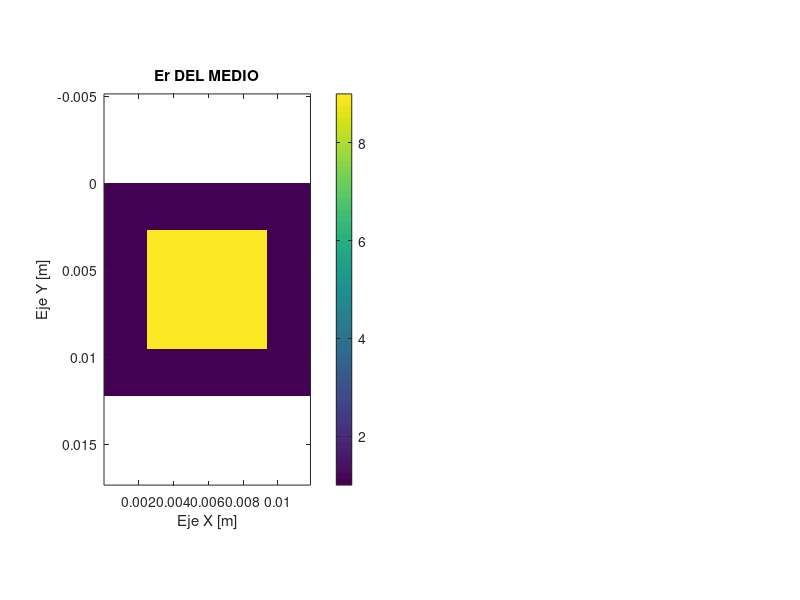

Source code (MATLAB): (Note: this script raises an error after producing the figure.)
% Rectangular device

% INITIALIZE MATLAB
close all;
clc;
clear all;

% UNITS
degrees     = pi/180;
meters      = 1;
centimeters = 1e-2 * meters;
millimeters = 1e-3 * meters;
micrometers = 1e-6 * meters;
nanometers  = 1e-9 * meters;
inches      = 2.54 * centimeters;
feet        = 12 * inches;
seconds     = 1;
hertz       = 1/seconds;
kilohertz   = 1e3 * hertz;
megahertz   = 1e6 * hertz;
gigahertz   = 1e9 * hertz;
terahertz   = 1e12 * hertz;
petahertz   = 1e15 * hertz;

% CONSTANTS
e0 = 8.85418782e-12 * 1/meters;
u0 = 1.25663706e-6 * 1/meters;
N0 = sqrt(u0/e0);
c0 = 299792458 * meters/seconds;

%%%%%%%%%%%%%%%%%%%%%%%%%%%%%%%%%%%%%%%%%%%%%%%%%%%%%%%%%
%% DASHBOARD
%%%%%%%%%%%%%%%%%%%%%%%%%%%%%%%%%%%%%%%%%%%%%%%%%%%%%%%%%

% DEFINE PLANE WAVE SOURCE PARAMETERS
f0    = 120.0 * gigahertz;
theta = 30*degrees;
lam0  = c0/f0;
k0    = 2*pi/lam0;
MODE  = 'E';

% DEFINE DIFFRACTION GRATING PARAMETERS
er1 = 1.0;
er2 = 9.0;

% DEVICE DIMENSIONS
rect_width  = lam0 * 2.75;
rect_height = lam0 * 2.75;

% DEFINE FDFD PARAMETERS
NRES   = 100;
SPACER = lam0*[1 1];
NPML   = [20 20 20 20];
ermax  = max([er1 er2]);
nmax   = sqrt(ermax);

%%%%%%%%%%%%%%%%%%%%%%%%%%%%%%%%%%%%%%%%%%%%%%%%%%%%%%%%%
%% CALCULATE OPTIMIZED GRID
%%%%%%%%%%%%%%%%%%%%%%%%%%%%%%%%%%%%%%%%%%%%%%%%%%%%%%%%%

% GRID RESOLUTION
dx = lam0/nmax/NRES;
dy = lam0/nmax/NRES;

% SNAP GRID TO CRITICAL DIMENSIONS
nx = ceil(rect_width/dx);
dx = rect_width/nx;

ny = ceil(rect_height/dy);
dy = rect_height/ny;

% GRID SIZE
Sx = SPACER(1) + rect_width + SPACER(2);
Nx = ceil(Sx/dx);
Sx = Nx*dx;

Sy = SPACER(1) + rect_height + SPACER(2);
Ny = NPML(1) + ceil(Sy/dy) + NPML(1);
Sy = Ny*dy;

% 2X GRID
Nx2 = 2*Nx;             dx2 = dx/2;
Ny2 = 2*Ny;             dy2 = dy/2;

% CALCULATE AXIS VECTORS
xa = [1:Nx]*dx;
ya = [1:Ny]*dy;
[Y,X] = meshgrid(ya,xa);
xa2 = [1:Nx2]*dx2;
ya2 = [1:Ny2]*dy2;

%%%%%%%%%%%%%%%%%%%%%%%%%%%%%%%%%%%%%%%%%%%%%%%%%%%%%%%%%
%% BUILD GEOMETRY
%%%%%%%%%%%%%%%%%%%%%%%%%%%%%%%%%%%%%%%%%%%%%%%%%%%%%%%%%

% INITIALIZE TO AIR
ER2 = er1*ones(Nx2,Ny2);
UR2 = ones(Nx2,Ny2);


% BUILD RECTANGLE INTO X2 GRID
center_x = round(Nx2/2);
center_y = round(Ny2/2);

half_w = round((rect_width/dx2)/2);
half_h = round((rect_height/dy2)/2);

ix1 = center_x - half_w;
ix2 = center_x + half_w;
iy1 = center_y - half_h;
iy2 = center_y + half_h;

% CHANGE ER
ER2(ix1:ix2, iy1:iy2) = er2;

% SHOW BOTH MEDIUMS
subplot(121);
imagesc(xa2,ya2,ER2.');
axis equal tight;
colorbar;
xlabel('Eje X [m]');
ylabel('Eje Y [m]');
title('Er DEL MEDIO');

% INCORPORATE PML
[ERxx,ERyy,ERzz,URxx,URyy,URzz] ...
                    = addupml2d(ER2,UR2,NPML);

% DIAGONALIZE MATERIAL TENSORS
ERxx = diag(sparse(ERxx(:)));
ERyy = diag(sparse(ERyy(:)));
ERzz = diag(sparse(ERzz(:)));
URxx = diag(sparse(URxx(:)));
URyy = diag(sparse(URyy(:)));
URzz = diag(sparse(URzz(:)));

%%%%%%%%%%%%%%%%%%%%%%%%%%%%%%%%%%%%%%%%%%%%%%%%%%%%%%%%%
%% PERFORM FDFD ANALYSIS
%%%%%%%%%%%%%%%%%%%%%%%%%%%%%%%%%%%%%%%%%%%%%%%%%%%%%%%%%

% INCIDENT WAVE VECTOR
nsrc  = sqrt(UR2(1,1)*ER2(1,1));
kxinc = k0*nsrc*sin(theta);
kyinc = k0*nsrc*cos(theta);
kinc  = [ kxinc ; kyinc ];

% BUILD DERIVATIVE MATRICES
NS  = [Nx Ny];
RES = [dx dy];
BC  = [1 1];
[DEX,DEY,DHX,DHY] = yeeder2d(NS,k0*RES,BC,kinc/k0);
        
% BUILD WAVE MATRIX
if MODE == 'E'
    A = DHX/URyy*DEX + DHY/URxx*DEY + ERzz;
else
    A = DEX/ERyy*DHX + DEY/ERxx*DHY + URzz;
end

% CALCULATE SOURCE FIELD
fsrc  = exp(-1i*(kxinc*X + kyinc*Y));

% CALCULATE SCATTERED-FIELD MASKING MATRIX
ny = NPML(1) + 2;
Q  = zeros(Nx,Ny);
Q(:,1:ny) = 1;
Q  = diag(sparse(Q(:)));

% CALCULATE SOURCE VECTOR
b = (Q*A - A*Q)*fsrc(:);

% SOLVE FOR FIELD
f = A\b;
f = reshape(f,Nx,Ny);

% SHOW FIELD
subplot(122);
pcolor(xa,ya,real(f).');
shading interp;
axis equal tight;
set(gca,'YDir','reverse');
caxis([-1 1]);
colorbar;
xlabel('Eje X [m]');
ylabel('Eje Y [m]');
title('R(Ez)');
